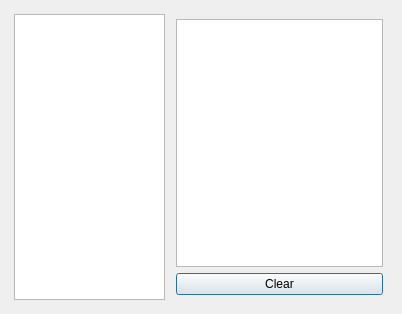
<ui version="4.0" >
 <author></author>
 <comment></comment>
 <exportmacro></exportmacro>
 <class>DialogLog</class>
 <widget class="QDialog" name="DialogLog" >
  <property name="geometry" >
   <rect>
    <x>0</x>
    <y>0</y>
    <width>402</width>
    <height>314</height>
   </rect>
  </property>
  <property name="windowTitle" >
   <string>Log</string>
  </property>
  <property name="sizeGripEnabled" >
   <bool>false</bool>
  </property>
  <layout class="QVBoxLayout" >
   <property name="margin" >
    <number>9</number>
   </property>
   <property name="spacing" >
    <number>6</number>
   </property>
   <item>
    <layout class="QHBoxLayout" >
     <property name="margin" >
      <number>5</number>
     </property>
     <property name="spacing" >
      <number>6</number>
     </property>
     <item>
      <widget class="QListWidget" name="listWidget_2" >
       <property name="maximumSize" >
        <size>
         <width>200</width>
         <height>16777215</height>
        </size>
       </property>
      </widget>
     </item>
     <item>
      <layout class="QVBoxLayout" >
       <property name="margin" >
        <number>5</number>
       </property>
       <property name="spacing" >
        <number>6</number>
       </property>
       <item>
        <widget class="QListWidget" name="listWidget" >
         <property name="font" >
          <font>
           <family>Terminal</family>
           <pointsize>8</pointsize>
           <weight>50</weight>
           <italic>false</italic>
           <bold>false</bold>
           <underline>false</underline>
           <strikeout>false</strikeout>
          </font>
         </property>
        </widget>
       </item>
       <item>
        <widget class="QPushButton" name="pushButton" >
         <property name="text" >
          <string>Clear</string>
         </property>
        </widget>
       </item>
      </layout>
     </item>
    </layout>
   </item>
  </layout>
 </widget>
 <pixmapfunction></pixmapfunction>
 <resources>
 </resources>
 <connections>
  <connection>
   <sender>pushButton</sender>
   <signal>clicked()</signal>
   <receiver>listWidget</receiver>
   <slot>clear()</slot>
   <hints>
    <hint type="sourcelabel" >
     <x>202</x>
     <y>236</y>
    </hint>
    <hint type="destinationlabel" >
     <x>205</x>
     <y>129</y>
    </hint>
   </hints>
  </connection>
 </connections>
</ui>
